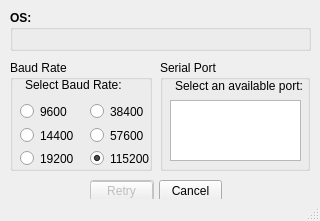
<?xml version="1.0" encoding="UTF-8"?>
<ui version="4.0">
 <class>PortSettings</class>
 <widget class="QMainWindow" name="PortSettings">
  <property name="geometry">
   <rect>
    <x>0</x>
    <y>0</y>
    <width>320</width>
    <height>221</height>
   </rect>
  </property>
  <property name="sizePolicy">
   <sizepolicy hsizetype="Fixed" vsizetype="Fixed">
    <horstretch>0</horstretch>
    <verstretch>0</verstretch>
   </sizepolicy>
  </property>
  <property name="contextMenuPolicy">
   <enum>Qt::DefaultContextMenu</enum>
  </property>
  <property name="windowTitle">
   <string>Port Settings</string>
  </property>
  <widget class="QWidget" name="centralwidget">
   <widget class="QGroupBox" name="groupBoxButtons">
    <property name="geometry">
     <rect>
      <x>10</x>
      <y>60</y>
      <width>142</width>
      <height>111</height>
     </rect>
    </property>
    <property name="maximumSize">
     <size>
      <width>1500000</width>
      <height>1500000</height>
     </size>
    </property>
    <property name="font">
     <font>
      <pointsize>9</pointsize>
      <weight>50</weight>
      <bold>false</bold>
     </font>
    </property>
    <property name="title">
     <string>Baud Rate</string>
    </property>
    <widget class="QRadioButton" name="B9600">
     <property name="geometry">
      <rect>
       <x>10</x>
       <y>33</y>
       <width>61</width>
       <height>37</height>
      </rect>
     </property>
     <property name="text">
      <string>9600</string>
     </property>
    </widget>
    <widget class="QRadioButton" name="B14400">
     <property name="geometry">
      <rect>
       <x>10</x>
       <y>57</y>
       <width>61</width>
       <height>37</height>
      </rect>
     </property>
     <property name="text">
      <string>14400</string>
     </property>
    </widget>
    <widget class="QRadioButton" name="B19200">
     <property name="geometry">
      <rect>
       <x>10</x>
       <y>80</y>
       <width>61</width>
       <height>37</height>
      </rect>
     </property>
     <property name="text">
      <string>19200</string>
     </property>
    </widget>
    <widget class="QRadioButton" name="B38400">
     <property name="geometry">
      <rect>
       <x>80</x>
       <y>33</y>
       <width>61</width>
       <height>37</height>
      </rect>
     </property>
     <property name="text">
      <string>38400</string>
     </property>
    </widget>
    <widget class="QRadioButton" name="B57600">
     <property name="geometry">
      <rect>
       <x>80</x>
       <y>57</y>
       <width>61</width>
       <height>37</height>
      </rect>
     </property>
     <property name="text">
      <string>57600</string>
     </property>
    </widget>
    <widget class="QRadioButton" name="B115200">
     <property name="geometry">
      <rect>
       <x>80</x>
       <y>80</y>
       <width>61</width>
       <height>37</height>
      </rect>
     </property>
     <property name="tabletTracking">
      <bool>false</bool>
     </property>
     <property name="text">
      <string>115200</string>
     </property>
     <property name="checked">
      <bool>true</bool>
     </property>
    </widget>
    <widget class="QLabel" name="label_2">
     <property name="geometry">
      <rect>
       <x>15</x>
       <y>10</y>
       <width>121</width>
       <height>29</height>
      </rect>
     </property>
     <property name="text">
      <string>Select Baud Rate:</string>
     </property>
    </widget>
   </widget>
   <widget class="QGroupBox" name="groupBox_3">
    <property name="geometry">
     <rect>
      <x>10</x>
      <y>10</y>
      <width>301</width>
      <height>41</height>
     </rect>
    </property>
    <property name="font">
     <font>
      <pointsize>9</pointsize>
      <weight>75</weight>
      <bold>true</bold>
     </font>
    </property>
    <property name="title">
     <string>OS:</string>
    </property>
    <widget class="QLabel" name="OSlabel">
     <property name="geometry">
      <rect>
       <x>30</x>
       <y>12</y>
       <width>241</width>
       <height>21</height>
      </rect>
     </property>
     <property name="font">
      <font>
       <stylestrategy>PreferAntialias</stylestrategy>
      </font>
     </property>
     <property name="text">
      <string/>
     </property>
     <property name="alignment">
      <set>Qt::AlignCenter</set>
     </property>
    </widget>
   </widget>
   <widget class="QGroupBox" name="groupBox_2">
    <property name="geometry">
     <rect>
      <x>160</x>
      <y>60</y>
      <width>150</width>
      <height>111</height>
     </rect>
    </property>
    <property name="font">
     <font>
      <pointsize>9</pointsize>
     </font>
    </property>
    <property name="title">
     <string>Serial Port</string>
    </property>
    <property name="flat">
     <bool>false</bool>
    </property>
    <property name="checkable">
     <bool>false</bool>
    </property>
    <widget class="QLabel" name="AvaPortlbl">
     <property name="enabled">
      <bool>true</bool>
     </property>
     <property name="geometry">
      <rect>
       <x>15</x>
       <y>10</y>
       <width>130</width>
       <height>31</height>
      </rect>
     </property>
     <property name="sizePolicy">
      <sizepolicy hsizetype="Fixed" vsizetype="Fixed">
       <horstretch>0</horstretch>
       <verstretch>0</verstretch>
      </sizepolicy>
     </property>
     <property name="text">
      <string>Select an available port:</string>
     </property>
     <property name="wordWrap">
      <bool>true</bool>
     </property>
    </widget>
    <widget class="QListWidget" name="ListPort">
     <property name="geometry">
      <rect>
       <x>10</x>
       <y>40</y>
       <width>131</width>
       <height>61</height>
      </rect>
     </property>
    </widget>
   </widget>
   <widget class="QWidget" name="layoutWidget">
    <property name="geometry">
     <rect>
      <x>90</x>
      <y>180</y>
      <width>132</width>
      <height>22</height>
     </rect>
    </property>
    <property name="font">
     <font>
      <pointsize>9</pointsize>
     </font>
    </property>
    <layout class="QHBoxLayout" name="horizontalLayout">
     <property name="spacing">
      <number>5</number>
     </property>
     <item>
      <widget class="QPushButton" name="OkButton">
       <property name="enabled">
        <bool>false</bool>
       </property>
       <property name="font">
        <font>
         <pointsize>9</pointsize>
        </font>
       </property>
       <property name="text">
        <string>OK</string>
       </property>
      </widget>
     </item>
     <item>
      <widget class="QPushButton" name="CancellButtom">
       <property name="font">
        <font>
         <pointsize>9</pointsize>
        </font>
       </property>
       <property name="text">
        <string>Cancel</string>
       </property>
      </widget>
     </item>
    </layout>
   </widget>
   <widget class="QPushButton" name="RetryButton">
    <property name="enabled">
     <bool>false</bool>
    </property>
    <property name="geometry">
     <rect>
      <x>90</x>
      <y>181</y>
      <width>63</width>
      <height>20</height>
     </rect>
    </property>
    <property name="text">
     <string>Retry</string>
    </property>
   </widget>
  </widget>
  <widget class="QMenuBar" name="menubar">
   <property name="geometry">
    <rect>
     <x>0</x>
     <y>0</y>
     <width>320</width>
     <height>20</height>
    </rect>
   </property>
  </widget>
  <widget class="QStatusBar" name="statusbar"/>
 </widget>
 <resources/>
 <connections/>
</ui>
